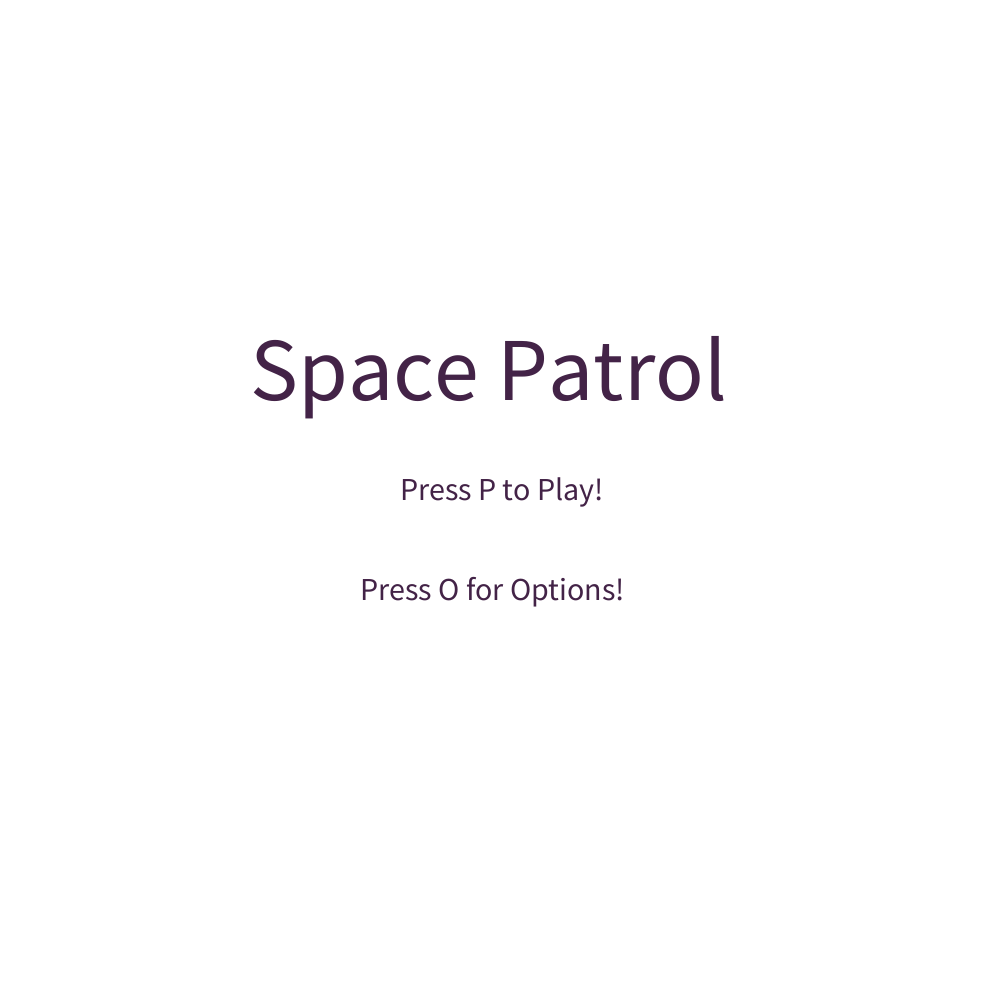
Frame 1 (no input)
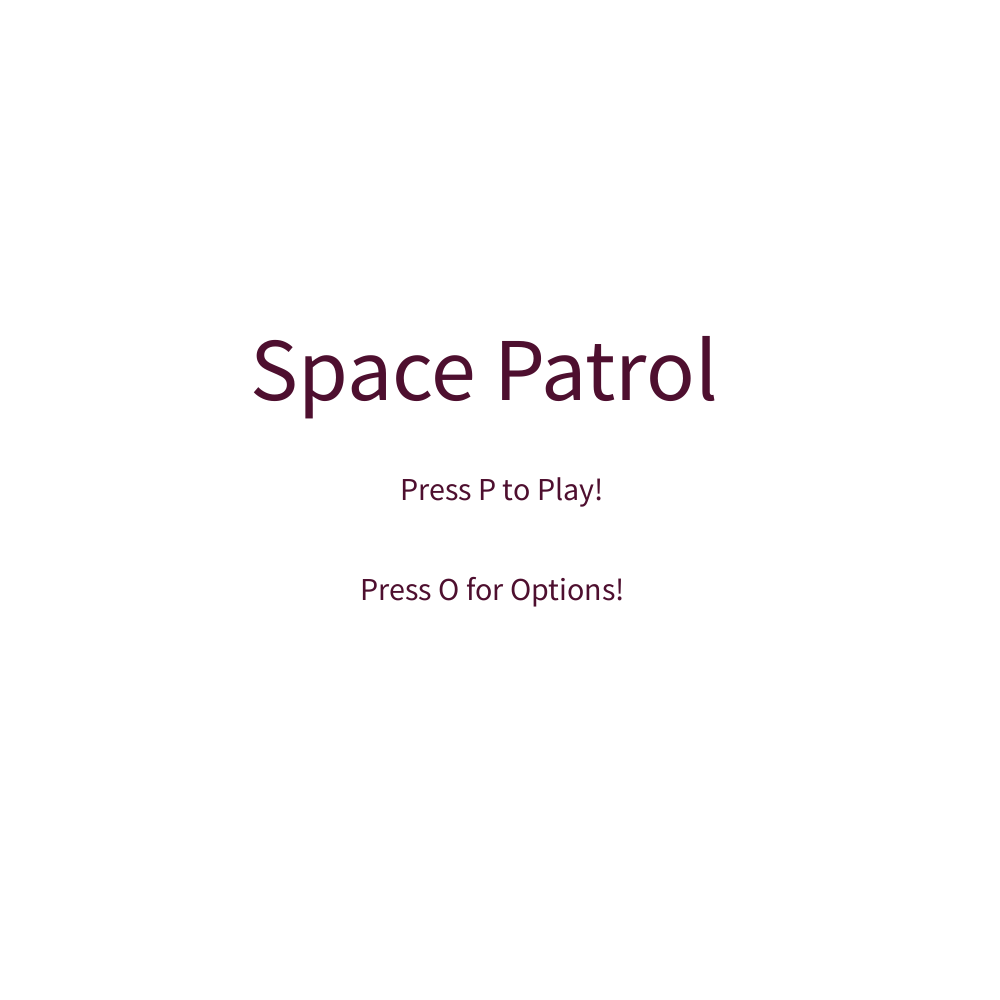
Frame 60 (the mouse pressed at the canvas centre just before this capture)
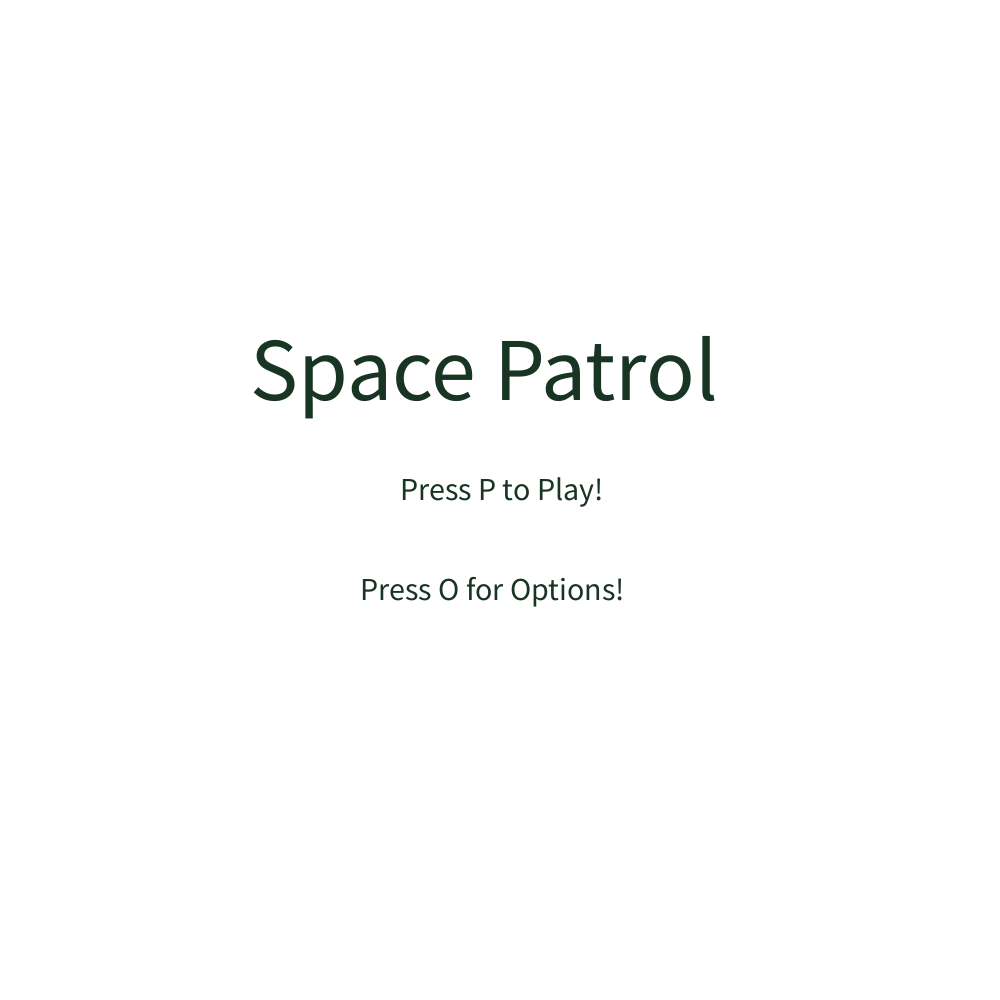
Frame 120 (the mouse held since frame 60 and released just before this capture)

The Processing sketch that drew these frames (run headless with seeded random() and noise(); from frame 60 on, the mouse is pressed at the canvas centre):

// Processing sketch: Opening
// ── Opening.pde
int mode;
void setup(){
  size(1000,1000);
  mode = 1;
}

void draw(){
  background(255);
  if(mode == 1){
    textSize(90);
    fill(random(105),random(135),random(75));
    text("Space Patrol",250,400);
    textSize(32);
    text("Press P to Play!",400,500);
    text("Press O for Options!",360,600);
    if(keyPressed){
      if(key == 'P'){mode = 3;}
      else if(key == 'O'){mode = 2;}
      else{text("Please Enter valid Key!",350,700);}
    }
  }
  else if(mode == 2){
 
  }
}
